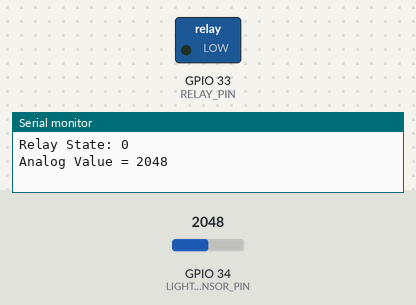
The sketch below on a simulated ESP32. Parts: switched loads named in the sketch (green lamp = pin HIGH), the last lines printed to the serial monitor. The inputs (shaded band) are chosen by the test bench; at power-on: GPIO 34 (LIGHT_SENSOR_PIN) = 2048. WiFi joins after 1.5 s; servers stay silent unless stated.

Above: at 3.0 s.
3.1 s: GPIO 34 (LIGHT_SENSOR_PIN) set to 546
5.0 s: GPIO 34 (LIGHT_SENSOR_PIN) set to 448
At 6.5 s:
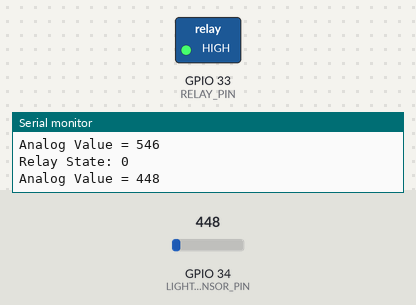
Timing chart, 0 to 8.0 s (numbered marks = the images above; inputs shaded):
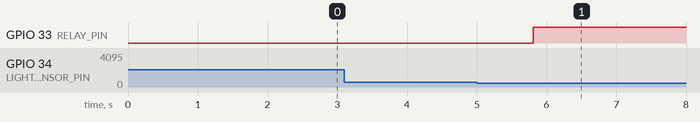

The sketch:

sketch_nov27a.ino
```cpp
#define BLYNK_PRINT Serial
#include <WiFi.h>
#include <WiFiClient.h>
#include <BlynkSimpleEsp32.h>

#define BLYNK_TEMPLATE_ID "TMPL6kBgdRalz"
#define BLYNK_TEMPLATE_NAME "tes"
#define BLYNK_AUTH_TOKEN "mr9BcQVA_RAXwUJbMA5JV1jy2JX8KqgL"
#define LIGHT_SENSOR_PIN 34
#define RELAY_PIN 33

BlynkTimer timer;

char auth[] = BLYNK_AUTH_TOKEN;
char ssid[] = "punyaku";
char pass[] = "12345678";
// bool tes  = false;

// void send_data() {
//   int analogValue = analogRead(LIGHT_SENSOR_PIN);
//   Serial.print("Analog Value = ");
//   Serial.println(analogValue);

//   // Kirim nilai keadaan cahaya ke Blynk
//   Blynk.virtualWrite(V0, analogValue);

//   if (! && analogValue < 500) {
//     // Kontrol relay otomatis hanya jika tidak dikendalikan secara manual dan dalam keadaan gelap
//     Blynk.virtualWrite(V2, "Gelap");

//     if (digitalRead(RELAY_PIN) == LOW) {
//       digitalWrite(RELAY_PIN, HIGH);
//       Blynk.virtualWrite(V1, HIGH);
//     }
//   } else {
//     // Kontrol relay sesuai dengan
//     if () {
//       Blynk.virtualWrite(V2, "Manual");
//     } else {
//       Blynk.virtualWrite(V2, "Terang");
//     }

//     if (digitalRead(RELAY_PIN) == HIGH) {
//       digitalWrite(RELAY_PIN, LOW);
//       Blynk.virtualWrite(V1, LOW);
//     }
//   }
// }

void send_data() {
  int analogValue = analogRead(LIGHT_SENSOR_PIN);
  Serial.print("Analog Value = ");
  Serial.println(analogValue);

  Blynk.virtualWrite(V0, analogValue);

  if ( analogValue < 500 || digitalRead(RELAY_PIN) == HIGH) {
      Blynk.virtualWrite(V2, "Gelap");
      digitalWrite(RELAY_PIN, HIGH);
    } else {
      Blynk.virtualWrite(V2, "Terang");
      digitalWrite(RELAY_PIN, LOW);
      }
}

BLYNK_WRITE(V1) {
  int relayState = param.asInt();

  if (relayState == HIGH) {
    digitalWrite(RELAY_PIN, HIGH);
  } else {
    digitalWrite(RELAY_PIN, LOW);
  }
}

void setup() {
  Serial.begin(9600);
  pinMode(RELAY_PIN, OUTPUT);

  digitalWrite(RELAY_PIN, LOW);

  Blynk.begin(auth, ssid, pass, "blynk.cloud", 80);
  timer.setInterval(1000L, send_data);
}

void loop() {
  Blynk.run();
  timer.run();
  delay(1000);
  Serial.print("Relay State: ");
  Serial.println(digitalRead(RELAY_PIN));
}
```

Measured:
- the behaviour switches between 500 and 499 on GPIO 34 (LIGHT_SENSOR_PIN) (found by bisection; images 0 and 1)
- after the input at 5.0 s, GPIO 33 (RELAY_PIN): LOW → HIGH after 0.81 s
